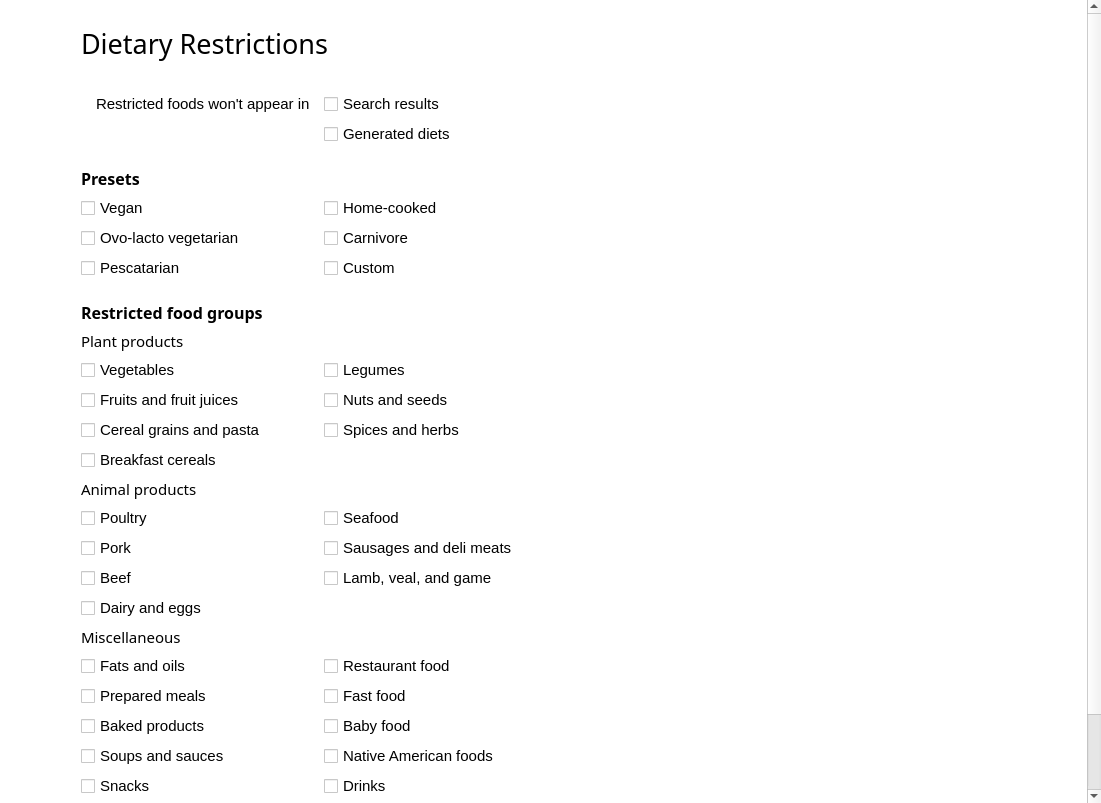
<?xml version="1.0" encoding="UTF-8"?>
<ui version="4.0">
 <class>ResWidget</class>
 <widget class="QWidget" name="ResWidget">
  <property name="geometry">
   <rect>
    <x>0</x>
    <y>0</y>
    <width>1101</width>
    <height>803</height>
   </rect>
  </property>
  <property name="sizePolicy">
   <sizepolicy hsizetype="Fixed" vsizetype="Fixed">
    <horstretch>0</horstretch>
    <verstretch>0</verstretch>
   </sizepolicy>
  </property>
  <property name="palette">
   <palette>
    <active>
     <colorrole role="Base">
      <brush brushstyle="SolidPattern">
       <color alpha="255">
        <red>255</red>
        <green>255</green>
        <blue>255</blue>
       </color>
      </brush>
     </colorrole>
     <colorrole role="Window">
      <brush brushstyle="SolidPattern">
       <color alpha="255">
        <red>255</red>
        <green>255</green>
        <blue>255</blue>
       </color>
      </brush>
     </colorrole>
    </active>
    <inactive>
     <colorrole role="Base">
      <brush brushstyle="SolidPattern">
       <color alpha="255">
        <red>255</red>
        <green>255</green>
        <blue>255</blue>
       </color>
      </brush>
     </colorrole>
     <colorrole role="Window">
      <brush brushstyle="SolidPattern">
       <color alpha="255">
        <red>255</red>
        <green>255</green>
        <blue>255</blue>
       </color>
      </brush>
     </colorrole>
    </inactive>
    <disabled>
     <colorrole role="Base">
      <brush brushstyle="SolidPattern">
       <color alpha="255">
        <red>255</red>
        <green>255</green>
        <blue>255</blue>
       </color>
      </brush>
     </colorrole>
     <colorrole role="Window">
      <brush brushstyle="SolidPattern">
       <color alpha="255">
        <red>255</red>
        <green>255</green>
        <blue>255</blue>
       </color>
      </brush>
     </colorrole>
    </disabled>
   </palette>
  </property>
  <property name="font">
   <font>
    <family>Segoe UI</family>
    <pointsize>11</pointsize>
   </font>
  </property>
  <property name="windowTitle">
   <string>Spartan - Preferences</string>
  </property>
  <property name="windowIcon">
   <iconset resource="../icon/icon.qrc">
    <normaloff>:/icon/icon_trimmed.png</normaloff>:/icon/icon_trimmed.png</iconset>
  </property>
  <layout class="QHBoxLayout" name="horizontalLayout_2">
   <property name="spacing">
    <number>0</number>
   </property>
   <property name="leftMargin">
    <number>0</number>
   </property>
   <property name="topMargin">
    <number>0</number>
   </property>
   <property name="rightMargin">
    <number>0</number>
   </property>
   <property name="bottomMargin">
    <number>0</number>
   </property>
   <item>
    <widget class="QScrollArea" name="scrollArea">
     <property name="frameShape">
      <enum>QFrame::NoFrame</enum>
     </property>
     <property name="horizontalScrollBarPolicy">
      <enum>Qt::ScrollBarAlwaysOff</enum>
     </property>
     <property name="widgetResizable">
      <bool>false</bool>
     </property>
     <widget class="QWidget" name="scrollAreaWidgetContents">
      <property name="geometry">
       <rect>
        <x>0</x>
        <y>0</y>
        <width>912</width>
        <height>888</height>
       </rect>
      </property>
      <layout class="QFormLayout" name="formLayout">
       <property name="leftMargin">
        <number>30</number>
       </property>
       <property name="topMargin">
        <number>25</number>
       </property>
       <property name="rightMargin">
        <number>30</number>
       </property>
       <property name="bottomMargin">
        <number>30</number>
       </property>
       <item row="0" column="0">
        <layout class="QGridLayout" name="gridLayout_3">
         <property name="sizeConstraint">
          <enum>QLayout::SetDefaultConstraint</enum>
         </property>
         <property name="verticalSpacing">
          <number>30</number>
         </property>
         <item row="0" column="1">
          <widget class="QLabel" name="label_4">
           <property name="font">
            <font>
             <family>Segoe UI Semilight</family>
             <pointsize>20</pointsize>
            </font>
           </property>
           <property name="text">
            <string>Dietary Restrictions</string>
           </property>
          </widget>
         </item>
         <item row="0" column="0" alignment="Qt::AlignHCenter|Qt::AlignBottom">
          <widget class="QPushButton" name="back_btn">
           <property name="minimumSize">
            <size>
             <width>45</width>
             <height>35</height>
            </size>
           </property>
           <property name="cursor">
            <cursorShape>PointingHandCursor</cursorShape>
           </property>
           <property name="styleSheet">
            <string notr="true">QPushButton {
    border: none;
}

QPushButton:hover:!pressed{
	background-color: #daecf9;
}

QPushButton:pressed {
	background-color: #c0e1f9;
}
</string>
           </property>
           <property name="text">
            <string/>
           </property>
           <property name="icon">
            <iconset resource="../icon/icon.qrc">
             <normaloff>:/icon/arrow-left.svg</normaloff>:/icon/arrow-left.svg</iconset>
           </property>
           <property name="iconSize">
            <size>
             <width>24</width>
             <height>24</height>
            </size>
           </property>
          </widget>
         </item>
         <item row="1" column="1">
          <layout class="QGridLayout" name="gridLayout">
           <property name="sizeConstraint">
            <enum>QLayout::SetDefaultConstraint</enum>
           </property>
           <property name="spacing">
            <number>6</number>
           </property>
           <item row="24" column="0" colspan="2">
            <widget class="QCheckBox" name="snack">
             <property name="font">
              <font>
               <family>Segoe UI</family>
               <pointsize>11</pointsize>
              </font>
             </property>
             <property name="layoutDirection">
              <enum>Qt::LeftToRight</enum>
             </property>
             <property name="text">
              <string>Snacks</string>
             </property>
             <property name="tristate">
              <bool>false</bool>
             </property>
             <attribute name="buttonGroup">
              <string notr="true">food_btn_grp</string>
             </attribute>
            </widget>
           </item>
           <item row="0" column="0" colspan="2">
            <layout class="QHBoxLayout" name="horizontalLayout">
             <property name="spacing">
              <number>6</number>
             </property>
             <item>
              <widget class="QLabel" name="label_37">
               <property name="sizePolicy">
                <sizepolicy hsizetype="Fixed" vsizetype="Fixed">
                 <horstretch>0</horstretch>
                 <verstretch>0</verstretch>
                </sizepolicy>
               </property>
               <property name="maximumSize">
                <size>
                 <width>20</width>
                 <height>20</height>
                </size>
               </property>
               <property name="text">
                <string/>
               </property>
               <property name="pixmap">
                <pixmap resource="../icon/icon.qrc">:/icon/info.svg</pixmap>
               </property>
               <property name="scaledContents">
                <bool>true</bool>
               </property>
              </widget>
             </item>
             <item>
              <widget class="QLabel" name="label_38">
               <property name="text">
                <string>Restricted foods won't appear in  </string>
               </property>
              </widget>
             </item>
            </layout>
           </item>
           <item row="13" column="0" colspan="2">
            <widget class="QCheckBox" name="breakfast">
             <property name="font">
              <font>
               <family>Segoe UI</family>
               <pointsize>11</pointsize>
              </font>
             </property>
             <property name="layoutDirection">
              <enum>Qt::LeftToRight</enum>
             </property>
             <property name="text">
              <string>Breakfast cereals</string>
             </property>
             <property name="tristate">
              <bool>false</bool>
             </property>
             <attribute name="buttonGroup">
              <string notr="true">food_btn_grp</string>
             </attribute>
            </widget>
           </item>
           <item row="21" column="2">
            <widget class="QCheckBox" name="fast">
             <property name="font">
              <font>
               <family>Segoe UI</family>
               <pointsize>11</pointsize>
              </font>
             </property>
             <property name="layoutDirection">
              <enum>Qt::LeftToRight</enum>
             </property>
             <property name="text">
              <string>Fast food</string>
             </property>
             <property name="tristate">
              <bool>false</bool>
             </property>
             <attribute name="buttonGroup">
              <string notr="true">food_btn_grp</string>
             </attribute>
            </widget>
           </item>
           <item row="20" column="0" colspan="2">
            <widget class="QCheckBox" name="fat">
             <property name="font">
              <font>
               <family>Segoe UI</family>
               <pointsize>11</pointsize>
              </font>
             </property>
             <property name="layoutDirection">
              <enum>Qt::LeftToRight</enum>
             </property>
             <property name="text">
              <string>Fats and oils</string>
             </property>
             <property name="tristate">
              <bool>false</bool>
             </property>
             <attribute name="buttonGroup">
              <string notr="true">food_btn_grp</string>
             </attribute>
            </widget>
           </item>
           <item row="12" column="0" colspan="2">
            <widget class="QCheckBox" name="cereal">
             <property name="font">
              <font>
               <family>Segoe UI</family>
               <pointsize>11</pointsize>
              </font>
             </property>
             <property name="layoutDirection">
              <enum>Qt::LeftToRight</enum>
             </property>
             <property name="text">
              <string>Cereal grains and pasta</string>
             </property>
             <property name="tristate">
              <bool>false</bool>
             </property>
             <attribute name="buttonGroup">
              <string notr="true">food_btn_grp</string>
             </attribute>
            </widget>
           </item>
           <item row="14" column="0">
            <widget class="QLabel" name="label_2">
             <property name="font">
              <font>
               <family>Segoe UI Semibold</family>
              </font>
             </property>
             <property name="text">
              <string>Animal products</string>
             </property>
            </widget>
           </item>
           <item row="4" column="0" colspan="2">
            <widget class="QCheckBox" name="vegan">
             <property name="text">
              <string>Vegan</string>
             </property>
             <property name="autoExclusive">
              <bool>false</bool>
             </property>
             <attribute name="buttonGroup">
              <string notr="true">preset_btn_grp</string>
             </attribute>
            </widget>
           </item>
           <item row="11" column="0" colspan="2">
            <widget class="QCheckBox" name="fruit">
             <property name="font">
              <font>
               <family>Segoe UI</family>
               <pointsize>11</pointsize>
              </font>
             </property>
             <property name="layoutDirection">
              <enum>Qt::LeftToRight</enum>
             </property>
             <property name="autoFillBackground">
              <bool>false</bool>
             </property>
             <property name="text">
              <string>Fruits and fruit juices</string>
             </property>
             <property name="checkable">
              <bool>true</bool>
             </property>
             <property name="tristate">
              <bool>false</bool>
             </property>
             <attribute name="buttonGroup">
              <string notr="true">food_btn_grp</string>
             </attribute>
            </widget>
           </item>
           <item row="15" column="2">
            <widget class="QCheckBox" name="seafood">
             <property name="font">
              <font>
               <family>Segoe UI</family>
               <pointsize>11</pointsize>
               <weight>50</weight>
               <bold>false</bold>
              </font>
             </property>
             <property name="layoutDirection">
              <enum>Qt::LeftToRight</enum>
             </property>
             <property name="text">
              <string>Seafood</string>
             </property>
             <property name="tristate">
              <bool>false</bool>
             </property>
             <attribute name="buttonGroup">
              <string notr="true">food_btn_grp</string>
             </attribute>
            </widget>
           </item>
           <item row="24" column="2">
            <widget class="QCheckBox" name="drink">
             <property name="font">
              <font>
               <family>Segoe UI</family>
               <pointsize>11</pointsize>
              </font>
             </property>
             <property name="layoutDirection">
              <enum>Qt::LeftToRight</enum>
             </property>
             <property name="text">
              <string>Drinks</string>
             </property>
             <property name="tristate">
              <bool>false</bool>
             </property>
             <attribute name="buttonGroup">
              <string notr="true">food_btn_grp</string>
             </attribute>
            </widget>
           </item>
           <item row="20" column="2">
            <widget class="QCheckBox" name="restaurant">
             <property name="font">
              <font>
               <family>Segoe UI</family>
               <pointsize>11</pointsize>
              </font>
             </property>
             <property name="layoutDirection">
              <enum>Qt::LeftToRight</enum>
             </property>
             <property name="text">
              <string>Restaurant food</string>
             </property>
             <property name="tristate">
              <bool>false</bool>
             </property>
             <attribute name="buttonGroup">
              <string notr="true">food_btn_grp</string>
             </attribute>
            </widget>
           </item>
           <item row="6" column="0">
            <widget class="QCheckBox" name="pescatarian">
             <property name="text">
              <string>Pescatarian</string>
             </property>
             <property name="autoExclusive">
              <bool>false</bool>
             </property>
             <attribute name="buttonGroup">
              <string notr="true">preset_btn_grp</string>
             </attribute>
            </widget>
           </item>
           <item row="17" column="2">
            <widget class="QCheckBox" name="lamb">
             <property name="font">
              <font>
               <family>Segoe UI</family>
               <pointsize>11</pointsize>
              </font>
             </property>
             <property name="layoutDirection">
              <enum>Qt::LeftToRight</enum>
             </property>
             <property name="text">
              <string>Lamb, veal, and game</string>
             </property>
             <property name="tristate">
              <bool>false</bool>
             </property>
             <attribute name="buttonGroup">
              <string notr="true">food_btn_grp</string>
             </attribute>
            </widget>
           </item>
           <item row="3" column="0" colspan="2">
            <widget class="QLabel" name="label_6">
             <property name="font">
              <font>
               <family>Segoe UI Semibold</family>
               <pointsize>12</pointsize>
               <weight>75</weight>
               <bold>true</bold>
              </font>
             </property>
             <property name="text">
              <string>Presets</string>
             </property>
            </widget>
           </item>
           <item row="4" column="2">
            <widget class="QCheckBox" name="home">
             <property name="text">
              <string>Home-cooked</string>
             </property>
             <property name="autoExclusive">
              <bool>false</bool>
             </property>
             <attribute name="buttonGroup">
              <string notr="true">preset_btn_grp</string>
             </attribute>
            </widget>
           </item>
           <item row="16" column="0" colspan="2">
            <widget class="QCheckBox" name="pork">
             <property name="font">
              <font>
               <family>Segoe UI</family>
               <pointsize>11</pointsize>
              </font>
             </property>
             <property name="layoutDirection">
              <enum>Qt::LeftToRight</enum>
             </property>
             <property name="text">
              <string>Pork</string>
             </property>
             <property name="tristate">
              <bool>false</bool>
             </property>
             <attribute name="buttonGroup">
              <string notr="true">food_btn_grp</string>
             </attribute>
            </widget>
           </item>
           <item row="6" column="2">
            <widget class="QCheckBox" name="custom">
             <property name="text">
              <string>Custom</string>
             </property>
             <attribute name="buttonGroup">
              <string notr="true">preset_btn_grp</string>
             </attribute>
            </widget>
           </item>
           <item row="25" column="0" colspan="2">
            <widget class="QCheckBox" name="sweet">
             <property name="font">
              <font>
               <family>Segoe UI</family>
               <pointsize>11</pointsize>
              </font>
             </property>
             <property name="layoutDirection">
              <enum>Qt::LeftToRight</enum>
             </property>
             <property name="text">
              <string>Sweets</string>
             </property>
             <property name="tristate">
              <bool>false</bool>
             </property>
             <attribute name="buttonGroup">
              <string notr="true">food_btn_grp</string>
             </attribute>
            </widget>
           </item>
           <item row="8" column="0" colspan="3">
            <widget class="QLabel" name="label_8">
             <property name="font">
              <font>
               <family>Segoe UI Semibold</family>
               <pointsize>12</pointsize>
               <weight>75</weight>
               <bold>true</bold>
              </font>
             </property>
             <property name="text">
              <string>Restricted food groups</string>
             </property>
            </widget>
           </item>
           <item row="10" column="0">
            <widget class="QCheckBox" name="veg">
             <property name="font">
              <font>
               <family>Segoe UI</family>
               <pointsize>11</pointsize>
              </font>
             </property>
             <property name="layoutDirection">
              <enum>Qt::LeftToRight</enum>
             </property>
             <property name="text">
              <string>Vegetables</string>
             </property>
             <property name="tristate">
              <bool>false</bool>
             </property>
             <attribute name="buttonGroup">
              <string notr="true">food_btn_grp</string>
             </attribute>
            </widget>
           </item>
           <item row="11" column="2">
            <widget class="QCheckBox" name="nut">
             <property name="font">
              <font>
               <family>Segoe UI</family>
               <pointsize>11</pointsize>
              </font>
             </property>
             <property name="layoutDirection">
              <enum>Qt::LeftToRight</enum>
             </property>
             <property name="text">
              <string>Nuts and seeds</string>
             </property>
             <property name="tristate">
              <bool>false</bool>
             </property>
             <attribute name="buttonGroup">
              <string notr="true">food_btn_grp</string>
             </attribute>
            </widget>
           </item>
           <item row="0" column="2">
            <widget class="QCheckBox" name="search">
             <property name="text">
              <string>Search results</string>
             </property>
             <attribute name="buttonGroup">
              <string notr="true">type_btn_grp</string>
             </attribute>
            </widget>
           </item>
           <item row="19" column="0">
            <widget class="QLabel" name="label_3">
             <property name="font">
              <font>
               <family>Segoe UI Semibold</family>
              </font>
             </property>
             <property name="text">
              <string>Miscellaneous</string>
             </property>
            </widget>
           </item>
           <item row="12" column="2">
            <widget class="QCheckBox" name="spice">
             <property name="font">
              <font>
               <family>Segoe UI</family>
               <pointsize>11</pointsize>
              </font>
             </property>
             <property name="layoutDirection">
              <enum>Qt::LeftToRight</enum>
             </property>
             <property name="text">
              <string>Spices and herbs</string>
             </property>
             <property name="tristate">
              <bool>false</bool>
             </property>
             <attribute name="buttonGroup">
              <string notr="true">food_btn_grp</string>
             </attribute>
            </widget>
           </item>
           <item row="10" column="2">
            <widget class="QCheckBox" name="legume">
             <property name="font">
              <font>
               <family>Segoe UI</family>
               <pointsize>11</pointsize>
              </font>
             </property>
             <property name="layoutDirection">
              <enum>Qt::LeftToRight</enum>
             </property>
             <property name="text">
              <string>Legumes</string>
             </property>
             <property name="tristate">
              <bool>false</bool>
             </property>
             <attribute name="buttonGroup">
              <string notr="true">food_btn_grp</string>
             </attribute>
            </widget>
           </item>
           <item row="23" column="2">
            <widget class="QCheckBox" name="american">
             <property name="font">
              <font>
               <family>Segoe UI</family>
               <pointsize>11</pointsize>
              </font>
             </property>
             <property name="layoutDirection">
              <enum>Qt::LeftToRight</enum>
             </property>
             <property name="text">
              <string>Native American foods</string>
             </property>
             <property name="tristate">
              <bool>false</bool>
             </property>
             <attribute name="buttonGroup">
              <string notr="true">food_btn_grp</string>
             </attribute>
            </widget>
           </item>
           <item row="5" column="0">
            <widget class="QCheckBox" name="vegetarian">
             <property name="text">
              <string>Ovo-lacto vegetarian</string>
             </property>
             <property name="autoExclusive">
              <bool>false</bool>
             </property>
             <attribute name="buttonGroup">
              <string notr="true">preset_btn_grp</string>
             </attribute>
            </widget>
           </item>
           <item row="16" column="2">
            <widget class="QCheckBox" name="sausage">
             <property name="font">
              <font>
               <family>Segoe UI</family>
               <pointsize>11</pointsize>
              </font>
             </property>
             <property name="layoutDirection">
              <enum>Qt::LeftToRight</enum>
             </property>
             <property name="text">
              <string>Sausages and deli meats</string>
             </property>
             <property name="tristate">
              <bool>false</bool>
             </property>
             <attribute name="buttonGroup">
              <string notr="true">food_btn_grp</string>
             </attribute>
            </widget>
           </item>
           <item row="2" column="2">
            <spacer name="horizontalSpacer_5">
             <property name="orientation">
              <enum>Qt::Vertical</enum>
             </property>
             <property name="sizeType">
              <enum>QSizePolicy::Fixed</enum>
             </property>
             <property name="sizeHint" stdset="0">
              <size>
               <width>13</width>
               <height>15</height>
              </size>
             </property>
            </spacer>
           </item>
           <item row="21" column="0" colspan="2">
            <widget class="QCheckBox" name="meal">
             <property name="font">
              <font>
               <family>Segoe UI</family>
               <pointsize>11</pointsize>
              </font>
             </property>
             <property name="layoutDirection">
              <enum>Qt::LeftToRight</enum>
             </property>
             <property name="text">
              <string>Prepared meals</string>
             </property>
             <property name="tristate">
              <bool>false</bool>
             </property>
             <attribute name="buttonGroup">
              <string notr="true">food_btn_grp</string>
             </attribute>
            </widget>
           </item>
           <item row="15" column="0" colspan="2">
            <widget class="QCheckBox" name="poultry">
             <property name="font">
              <font>
               <family>Segoe UI</family>
               <pointsize>11</pointsize>
              </font>
             </property>
             <property name="layoutDirection">
              <enum>Qt::LeftToRight</enum>
             </property>
             <property name="text">
              <string>Poultry</string>
             </property>
             <property name="tristate">
              <bool>false</bool>
             </property>
             <attribute name="buttonGroup">
              <string notr="true">food_btn_grp</string>
             </attribute>
            </widget>
           </item>
           <item row="5" column="2">
            <widget class="QCheckBox" name="carnivore">
             <property name="text">
              <string>Carnivore</string>
             </property>
             <property name="autoExclusive">
              <bool>false</bool>
             </property>
             <attribute name="buttonGroup">
              <string notr="true">preset_btn_grp</string>
             </attribute>
            </widget>
           </item>
           <item row="17" column="0" colspan="2">
            <widget class="QCheckBox" name="beef">
             <property name="font">
              <font>
               <family>Segoe UI</family>
               <pointsize>11</pointsize>
              </font>
             </property>
             <property name="layoutDirection">
              <enum>Qt::LeftToRight</enum>
             </property>
             <property name="text">
              <string>Beef</string>
             </property>
             <property name="tristate">
              <bool>false</bool>
             </property>
             <attribute name="buttonGroup">
              <string notr="true">food_btn_grp</string>
             </attribute>
            </widget>
           </item>
           <item row="22" column="2">
            <widget class="QCheckBox" name="baby">
             <property name="font">
              <font>
               <family>Segoe UI</family>
               <pointsize>11</pointsize>
              </font>
             </property>
             <property name="layoutDirection">
              <enum>Qt::LeftToRight</enum>
             </property>
             <property name="text">
              <string>Baby food</string>
             </property>
             <property name="tristate">
              <bool>false</bool>
             </property>
             <attribute name="buttonGroup">
              <string notr="true">food_btn_grp</string>
             </attribute>
            </widget>
           </item>
           <item row="22" column="0" colspan="2">
            <widget class="QCheckBox" name="baked">
             <property name="font">
              <font>
               <family>Segoe UI</family>
               <pointsize>11</pointsize>
              </font>
             </property>
             <property name="layoutDirection">
              <enum>Qt::LeftToRight</enum>
             </property>
             <property name="text">
              <string>Baked products</string>
             </property>
             <property name="tristate">
              <bool>false</bool>
             </property>
             <attribute name="buttonGroup">
              <string notr="true">food_btn_grp</string>
             </attribute>
            </widget>
           </item>
           <item row="7" column="2">
            <spacer name="horizontalSpacer_4">
             <property name="orientation">
              <enum>Qt::Vertical</enum>
             </property>
             <property name="sizeType">
              <enum>QSizePolicy::Fixed</enum>
             </property>
             <property name="sizeHint" stdset="0">
              <size>
               <width>13</width>
               <height>15</height>
              </size>
             </property>
            </spacer>
           </item>
           <item row="9" column="0">
            <widget class="QLabel" name="label">
             <property name="font">
              <font>
               <family>Segoe UI Semibold</family>
              </font>
             </property>
             <property name="text">
              <string>Plant products</string>
             </property>
            </widget>
           </item>
           <item row="1" column="2">
            <widget class="QCheckBox" name="generated">
             <property name="text">
              <string>Generated diets</string>
             </property>
             <attribute name="buttonGroup">
              <string notr="true">type_btn_grp</string>
             </attribute>
            </widget>
           </item>
           <item row="18" column="0">
            <widget class="QCheckBox" name="dairy">
             <property name="font">
              <font>
               <family>Segoe UI</family>
               <pointsize>11</pointsize>
               <weight>50</weight>
               <bold>false</bold>
              </font>
             </property>
             <property name="layoutDirection">
              <enum>Qt::LeftToRight</enum>
             </property>
             <property name="text">
              <string>Dairy and eggs</string>
             </property>
             <property name="tristate">
              <bool>false</bool>
             </property>
             <attribute name="buttonGroup">
              <string notr="true">food_btn_grp</string>
             </attribute>
            </widget>
           </item>
           <item row="23" column="0" colspan="2">
            <widget class="QCheckBox" name="soup">
             <property name="font">
              <font>
               <family>Segoe UI</family>
               <pointsize>11</pointsize>
              </font>
             </property>
             <property name="layoutDirection">
              <enum>Qt::LeftToRight</enum>
             </property>
             <property name="text">
              <string>Soups and sauces</string>
             </property>
             <property name="tristate">
              <bool>false</bool>
             </property>
             <attribute name="buttonGroup">
              <string notr="true">food_btn_grp</string>
             </attribute>
            </widget>
           </item>
          </layout>
         </item>
        </layout>
       </item>
      </layout>
     </widget>
    </widget>
   </item>
  </layout>
 </widget>
 <resources>
  <include location="../icon/icon.qrc"/>
  <include location="../icon/icon.qrc"/>
 </resources>
 <connections/>
 <buttongroups>
  <buttongroup name="type_btn_grp">
   <property name="exclusive">
    <bool>false</bool>
   </property>
  </buttongroup>
  <buttongroup name="food_btn_grp">
   <property name="exclusive">
    <bool>false</bool>
   </property>
  </buttongroup>
  <buttongroup name="preset_btn_grp"/>
 </buttongroups>
</ui>
